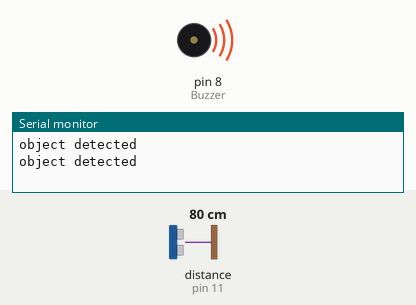
Recording of a sketch running on a simulated Arduino Uno, built with avr-gcc and run on an emulated ATmega328P. Shown: buzzer (waves = sounding), the last lines printed to the serial monitor. Wiring (inferred from the names in the program): ultrasonic range finder: trigger pin 12; echo pin 11. Inputs (shaded band) come from the test bench; at power-on: distance to the obstacle (sensor on pin 11) 80 cm. The echo pulse lasts 58.3 µs per cm.

Above: at 4.1 s.
4.2 s: distance to the obstacle (sensor on pin 11) set to 84 cm
At 6.8 s:
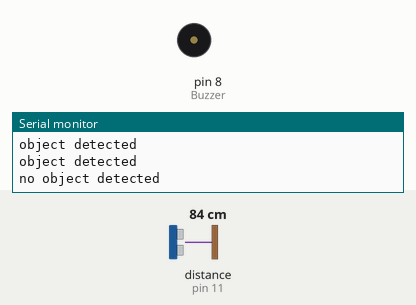
8.7 s: distance to the obstacle (sensor on pin 11) set to 2 cm
At 9.1 s:
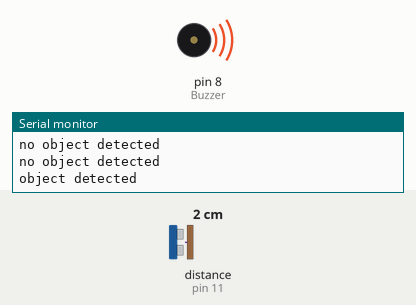
16.8 s: distance to the obstacle (sensor on pin 11) set to 120 cm
At 19.0 s:
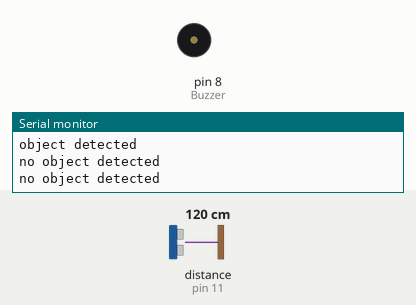
21.0 s: distance to the obstacle (sensor on pin 11) set to 4 cm
At 22.5 s:
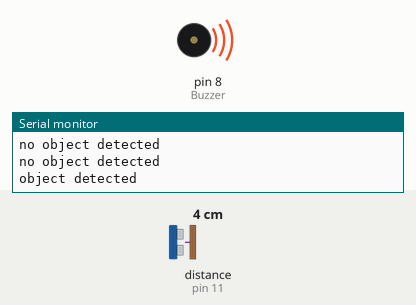
Timing chart, 0 to 30.2 s (numbered marks = the images above; inputs shaded):
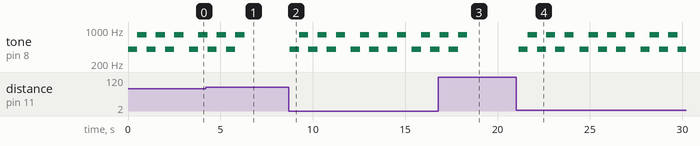

Measured:
- the behaviour switches between 80 and 81 cm on distance to the obstacle (sensor on pin 11) (found by bisection; images 0 and 1)
- after the input at 4.2 s, tone on pin 8 (Buzzer): goes on until 6.3 s, then stays silent
- after the input at 8.7 s, tone on pin 8 (Buzzer): silent → 400 Hz after 0.06 s, then repeats every 3.3 s: 2 × (800 Hz 0.50 s, 400 Hz 0.50 s), 800 Hz 0.50 s, silent 0.30 s, 400 Hz 0.50 s
- after the input at 16.8 s, tone on pin 8 (Buzzer): goes on until 18.4 s, then stays silent
- after the input at 21.0 s, tone on pin 8 (Buzzer): silent → 400 Hz after 0.14 s, then repeats every 3.3 s: 2 × (800 Hz 0.50 s, 400 Hz 0.50 s), 800 Hz 0.50 s, silent 0.30 s, 400 Hz 0.50 s
- by itself, tone on pin 8 (Buzzer): plays 400 Hz for 0.50 s, 800 Hz for 0.50 s, 400 Hz for 0.50 s, 800 Hz for 0.50 s, 400 Hz for 0.50 s, 800 Hz for 0.50 s … (8 notes in this stretch)

The sketch:

sketch_jan20a.ino
```cpp
#define trigPin 12
#define echoPin 11
int Buzzer = 8;

void setup() {
Serial.begin (9600);
pinMode(trigPin, OUTPUT);
pinMode(echoPin, INPUT);
pinMode(Buzzer, OUTPUT);
}

void loop() {
int duration, distance;
digitalWrite(trigPin, HIGH);
delayMicroseconds(1000);
digitalWrite(trigPin, LOW);
duration = pulseIn(echoPin, HIGH);
distance = (duration/2) / 29.1;
if (distance >= 80 || distance <= 0){
Serial.println("no object detected");
digitalWrite(Buzzer, LOW);

}
else {
Serial.println("object detected");
tone(Buzzer, 400); // play 400 Hz tone for 500 ms
delay(500);
tone(Buzzer, 800); // play 800Hz tone for 500ms
delay(500);
tone(Buzzer, 400); // play 400 Hz tone for 500 ms
delay(500);
tone(Buzzer, 800); // play 800Hz tone for 500ms
delay(500);
tone(Buzzer, 400); // play 400 Hz tone for 500 ms
delay(500);
tone(Buzzer, 800); // play 800Hz tone for 500ms
delay(500);
noTone(Buzzer);
}
delay(300);
}
```
